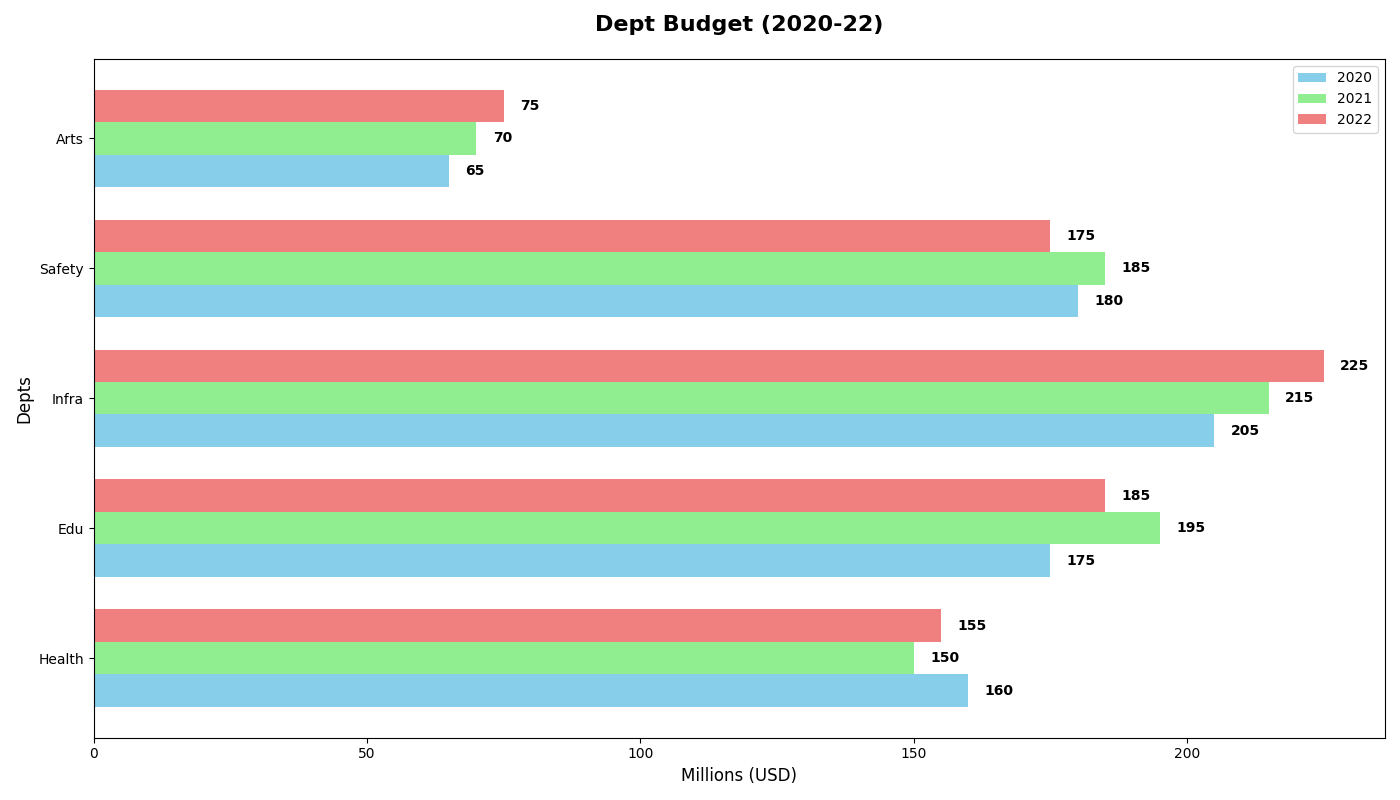

Recreate this plot in Python.
import matplotlib.pyplot as plt
import numpy as np

depts = ['Health', 'Edu', 'Infra', 'Safety', 'Arts']
budget_2020 = [160, 175, 205, 180, 65]
budget_2021 = [150, 195, 215, 185, 70]
budget_2022 = [155, 185, 225, 175, 75]

y = np.arange(len(depts))
width = 0.25

fig, ax = plt.subplots(figsize=(14, 8))

bars_2020 = ax.barh(y - width, budget_2020, height=width, color='skyblue', label='2020')
bars_2021 = ax.barh(y, budget_2021, height=width, color='lightgreen', label='2021')
bars_2022 = ax.barh(y + width, budget_2022, height=width, color='lightcoral', label='2022')

ax.set_title('Dept Budget (2020-22)', fontsize=16, fontweight='bold', pad=20)
ax.set_ylabel('Depts', fontsize=12)
ax.set_xlabel('Millions (USD)', fontsize=12)
ax.set_yticks(y)
ax.set_yticklabels(depts)

def add_labels(ax, bars):
    for bar in bars:
        xval = bar.get_width()
        ax.text(xval + 3, bar.get_y() + bar.get_height() / 2, f'{xval}', ha='left', va='center', fontsize=10, fontweight='bold')

add_labels(ax, bars_2020)
add_labels(ax, bars_2021)
add_labels(ax, bars_2022)

plt.legend()
plt.tight_layout()
plt.show()
